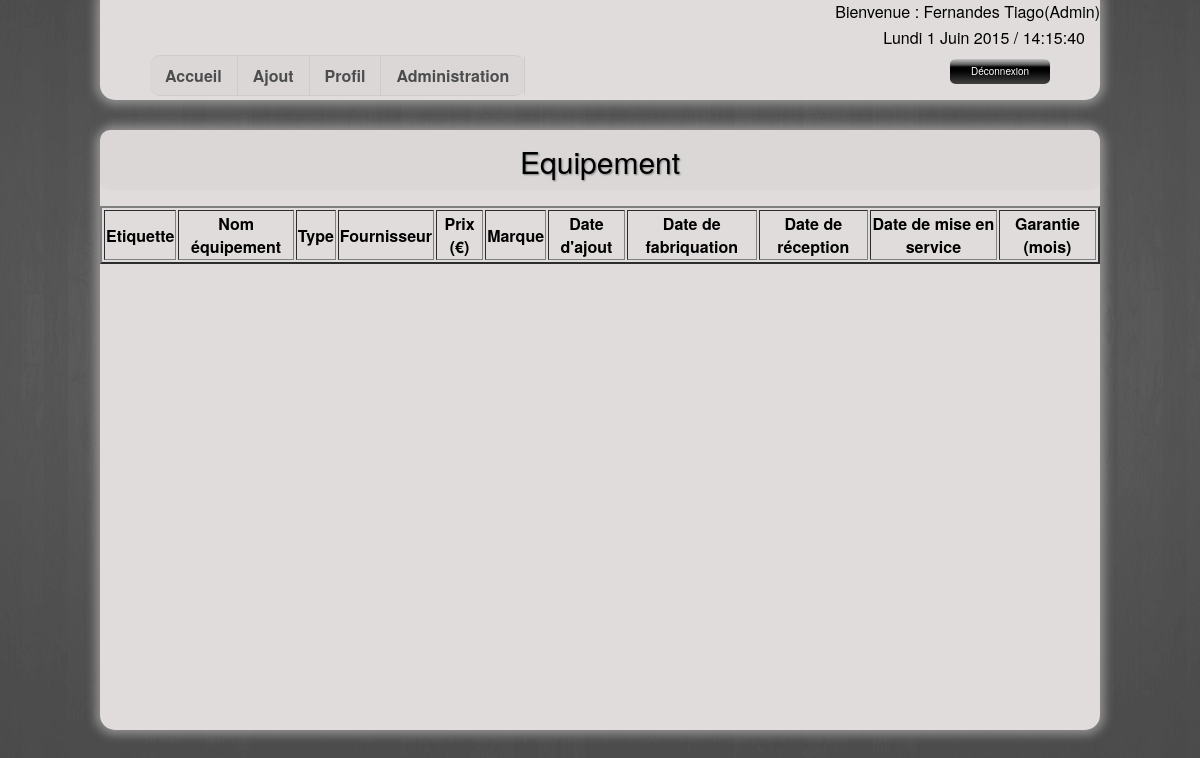
The page /Site/index.php (signed in) on the database as committed earlier.
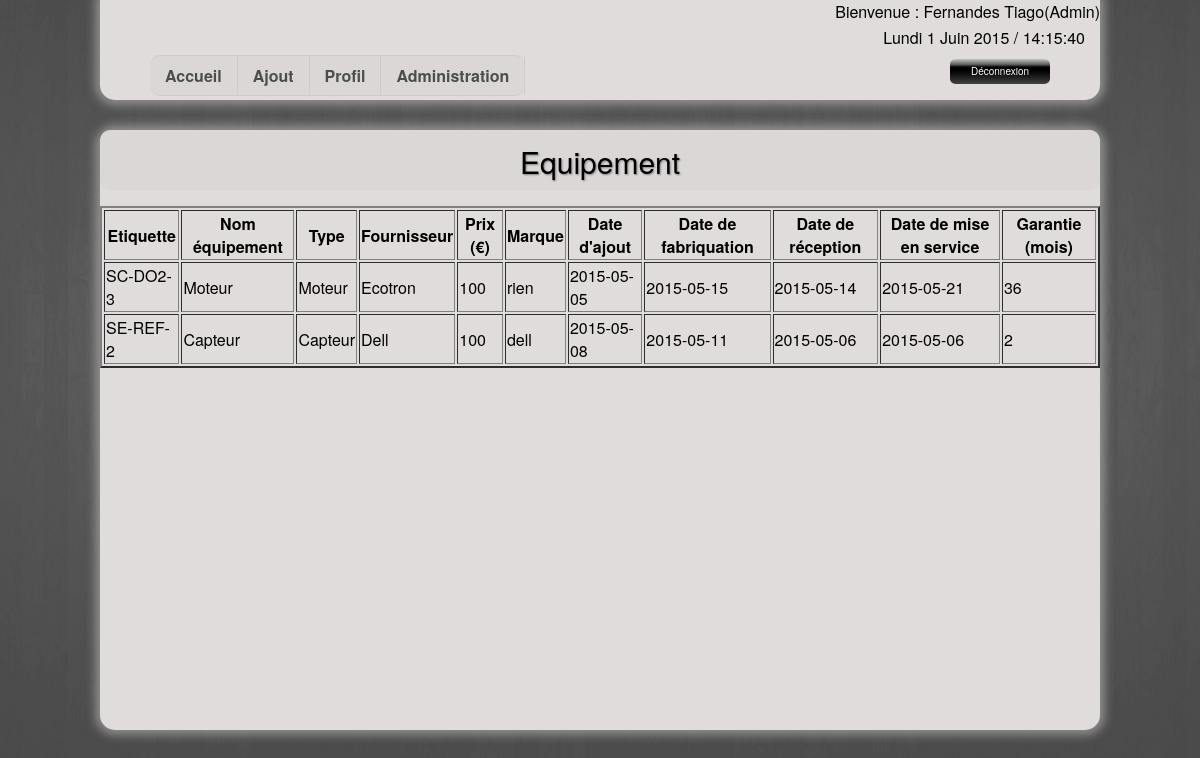
The same page on the database as committed later.
### tables this page shows
CREATE TABLE IF NOT EXISTS `equipement` (
  `idEquipement` int(11) NOT NULL AUTO_INCREMENT,
  `nomEquipement` varchar(45) DEFAULT NULL,
  `idType` int(11) NOT NULL,
  `idFournisseur` int(11) NOT NULL,
  `prix` double DEFAULT NULL,
  `marque` varchar(45) DEFAULT NULL,
  `dateAjout` date DEFAULT NULL,
  `dateFabrication` date DEFAULT NULL,
  `dateReception` date DEFAULT NULL,
  `dateMiseService` date DEFAULT NULL,
  `garantie` int(11) DEFAULT NULL,
  PRIMARY KEY (`idEquipement`,`idType`,`idFournisseur`),
  KEY `fk_Equipement_Type_idx` (`idType`),
  KEY `fk_Equipement_Fournisseur1_idx` (`idFournisseur`)
);

CREATE TABLE IF NOT EXISTS `fournisseur` (
  `idFournisseur` int(11) NOT NULL AUTO_INCREMENT,
  `nomFournisseur` varchar(45) DEFAULT NULL,
  `pays` varchar(45) DEFAULT NULL,
  `cp` int(11) DEFAULT NULL,
  `ville` varchar(45) DEFAULT NULL,
  `adresse` varchar(45) DEFAULT NULL,
  `telephone` tinytext,
  `email` varchar(45) DEFAULT NULL,
  PRIMARY KEY (`idFournisseur`)
);

### Site/fonctions.php (called while the page is built, shortened)
<?php
require_once('connexion.php');
function getAllEquipement(){
    global $pdo;
    $query = "SELECT CONCAT(`valeurCategorie`,'-',`valeurAcronime`,'-',`equipement`.`idEquipement`), `nomEquipement`,`nomType`,`nomFournisseur`,`prix`,`marque`,`dateAjout`,`dateFabrication`,`dateReception`,`dateMiseService`,`garantie`
              FROM `equipement`, `categorie_etiquette`,  `etiquette_equipement`, `acronime_etiquette`, `type`, `fournisseur`
              WHERE `equipement`.`idEquipement` = `etiquette_equipement`.`idEquipement`
              AND `etiquette_equipement`.`idCategorieEtiquette` = `categorie_etiquette`.`idCategorieEtiquette`
              AND `equipement`.`idEquipement` = `etiquette_equipement`.`idEquipement`
              AND `etiquette_equipement`.`idAcronimeEtiquette` = `acronime_etiquette`.`idAcronimeEtiquette`
              AND `equipement`.`idType` = `type`.`idType`
              AND `equipement`.`idFournisseur` = `fournisseur`.`idFournisseur`";
    try {
      $result = $pdo->query($query)->fetchAll(PDO::FETCH_ASSOC);
      return $result;
    }
    catch ( Exception $e ) {
      die ("Erreur dans la requete ".$e->getMessage());
    }
}

### Site/index.php (the view, shortened to what this page needs)
<?php
    require_once('fonctions.php');
    $listeEquipement = getAllEquipement($pdo);
?>
<!doctype html>
<html lang="fr">
   <head>
    <link rel="stylesheet" type="text/css" href="style.css">
    </head>
   <body>
    <?php require_once('entete.php'); ?>
        <div id ="contenu">
            <div id="banniere">Equipement</div>
        </p><table border=2>
          <th>Etiquette</th>
          <th>Nom équipement</th>
          <th>Type</th>
          <th>Fournisseur</th>
          <th>Prix (€)</th>
          <th>Marque</th>
          <th>Date d'ajout</th>
          <th>Date de fabriquation</th>
          <th>Date de réception</th>
          <th>Date de mise en service</th>
          <th>Garantie (mois)</th>
        <?php foreach ($listeEquipement as $cle=>$valeur): ?>
            <tr>
                <?php foreach ($valeur as $val): ?>
                    <td><?= htmlentities($val) ?></td>
                <?php endforeach; ?>
            </tr>
         <?php endforeach; ?>
        </table>
    </div>
   </body>
</html>

### Site/entete.php (shortened to what this page needs)
<nav id="entete">
       <?php require_once('information-utilisateur.php') ?>
        <div id="onglet">
            <ul id="nav">
                <li><a href="index.php">Accueil</a></li>
                <li><a href="ajout-element.php">Ajout</a></li>
                <li><a href="profil.php">Profil</a></li>
                <li><a href="admin.php">Administration</a></li>
           </ul>
        <div id="time">
            <span id="date_heure"></span>
        </div>
        <div class="deco">
            <a href="logout.php" onclick="return(confirm('Etes-vous sûr de vouloir vous déconnectez ? '));">Déconnexion</a>
        </div>
</nav>

### Site/information-utilisateur.php
<?php
    if (isset($_SESSION['nom']) && isset($_SESSION['role'])) {
        echo "<p style=text-align:right; margin-top: 10px;>Bienvenue : ".$_SESSION['nom']." ".$_SESSION['prenom']."(".$_SESSION['role'].")";
    }
    else
        header ('location: authentification.php');
?>

### Site/style.css (style rules this page uses)
html { background: url(image/bg.jpg) no-repeat center fixed; background-size: cover; font-family: "Helvetica Neue", Helvetica, arial, sans-serif; }
#entete { border-radius: 0px 0px 15px 15px; width: 1000px; height: 100px; margin-left: auto; margin-right: auto; margin-top: -16px; background-color: #E1DCDC; box-shadow: 0px 0px 10px 5px rgba(164, 162, 162, 0.75); -moz-box-shadow: 0px 0px 10px 5px rgba(164, 162, 162, 0.75); -webkit-box-shadow: 0px 0px 10px 5px rgba(164, 162, 162, 0.75); }
#time { position: relative: ; float:right; margin-right: 15px; margin-top: -13px; }
#contenu { border-radius:15px; width: 1000px; height: 600px; background-color: #E1DCDC; margin-left: auto; margin-right: auto; margin-top: 30px; box-shadow: 0px 0px 10px 5px rgba(164, 162, 162, 0.75); -moz-box-shadow: 0px 0px 10px 5px rgba(164, 162, 162, 0.75); -webkit-box-shadow: 0px 0px 10px 5px rgba(164, 162, 162, 0.75); }
#nav { border-radius: 10px; width: auto; float: left; margin-bottom: auto; margin-left: 40px; padding: 0; list-style: none; background-color: #DBD7D7; border-bottom: 1px solid #ccc; border-top: 1px solid #ccc; }
#nav li { float: left; }
#nav li a { display: block; padding: 8px 15px; text-decoration: none; font-weight: bold; color: #4C4D4D; border-right: 1px solid #ccc; }
#banniere { border-radius:10px; width: 1000px; height: 50px; background-color: #DBD7D7; font-size: 30px; text-shadow:1px 1px 2px gray; text-align: center; padding-top: 10px; }
.deco { position: absolute; margin-left: 300px; margin-top: 30px; }
.deco a { position: absolute; left:540px; top: -10px; display:block; width:100px; font-size: 10px; line-height:25px; text-align:center; vertical-align:middle; background:url(image/bouton-noir.png) no-repeat; color:white; text-decoration:none; }
#onglet { margin-left: 10px; }
body { height: auto; }

Rows that differ between the two databases and show on the page:
now on this page (row unchanged): equipement: val "SC-DO2-3", val "Moteur", idFournisseur.nomFournisseur "Ecotron", prix "100", marque "rien", dateAjout "2015-05-05", dateFabrication "2015-05-15", dateReception "2015-05-14", dateMiseService "2015-05-21", garantie "36"
added equipement: val "SE-REF-2", val "Capteur", idFournisseur.nomFournisseur "Dell", prix "100", marque "dell", dateAjout "2015-05-08", dateFabrication "2015-05-11", val "2015-05-06", garantie "2"
